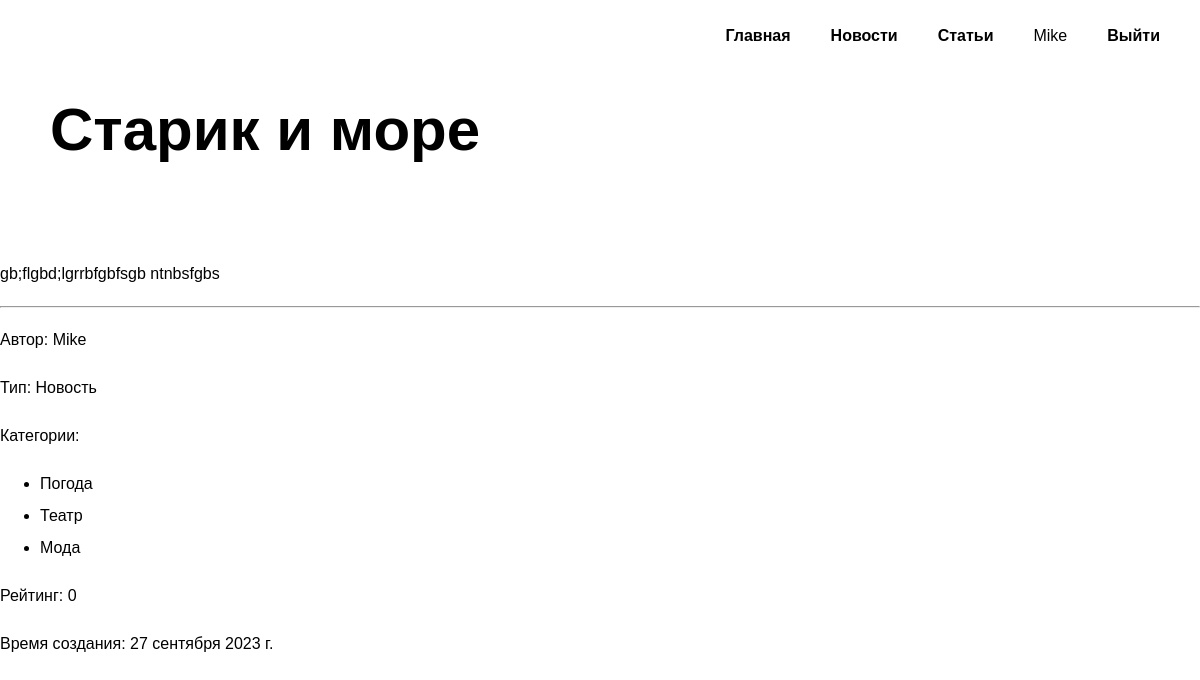
Page /news/starik-i-more/ (signed in) on the committed database.
### mainapp/models.py (models this page shows, shortened)
class Post(models.Model):
    STATYA = "St"
    NOVOST = "Nv"
    POST_TYPE_CHOICES = [
        (STATYA, "Статья"),
        (NOVOST, "Новость"),
    ]
    author = models.ForeignKey(Author, on_delete=models.CASCADE, related_name='author_post', verbose_name='Автор')
    type = models.CharField(max_length=2, choices=POST_TYPE_CHOICES, default=NOVOST, verbose_name='Тип поста')
    time_created = models.DateTimeField(auto_now_add=True, verbose_name='Время создания')
    category = models.ManyToManyField(Category, through="PostCategory", verbose_name='Категория')
    title = models.CharField(max_length=255, verbose_name='Название')
    text = models.TextField(verbose_name='Текст')
    rating = models.IntegerField(default=0, verbose_name='Рейтинг')
    slug = models.SlugField(max_length=255, unique=True, db_index=True, verbose_name="URL")
    class Meta:
        verbose_name = 'Пост'
        verbose_name_plural = 'Посты'
    def get_category_list(self):
        queryset_category = self.category.values()
        return [i['name'] for i in queryset_category]

class Author(models.Model):
    user = models.OneToOneField(User, on_delete=models.CASCADE, verbose_name='Пользователь')
    rating = models.IntegerField(default=0, verbose_name='Рейтинг')
    def __str__(self):
        return str(self.user)
    class Meta:
        verbose_name = 'Автор'
        verbose_name_plural = 'Авторы'

class Category(models.Model):
    name = models.CharField(max_length=100, unique=True, verbose_name='Категория')
    slug = models.SlugField(max_length=255, unique=True, db_index=True, verbose_name="URL")
    class Meta:
        verbose_name = 'Категория'
        verbose_name_plural = 'Категории'

### mainapp/views.py (the view, shortened to what this page needs)
# urls.py: path('news/<slug:post_slug>/', ShowPost.as_view(), name='post'),
class ShowPost(DetailView):
    model = Post
    template_name = 'mainapp/post-page.html'
    slug_url_kwarg = 'post_slug'
    context_object_name = 'post'
    def get_context_data(self, *, object_list=None, **kwargs):
        context = super().get_context_data(**kwargs)
        context['menu'] = menu
        context['title'] = 'Новость'
        return context

### mainapp/templatetags/custom_filters.py (called while the page is built)
@register.filter()
def bad_words(text_string):
    res = []
    try:
        for word in text_string.split():
            if word.lower().strip(punctuation) in bad_words2:
                if word[-1] in punctuation:
                    word = word[0] + '*' * (len(word) - 2) + word[-1]
                else:
                    word = word[0] + '*' * (len(word) - 1)
            res.append(word)
    except Exception:
        print("Oops! That was no string. Try again...")
    return ' '.join(res)

### mainapp/templates/mainapp/post-page.html (shortened to what this page needs)
{% extends 'mainapp/base.html' %}
{% load custom_filters %}
{% load static %}
{% block extrastyle %}
<link rel="stylesheet" href="{% static 'mainapp/css/post-page-style.css' %}">
{% endblock %}
{% block main %}
<main class="main-page">
		<div class="container">
		<h1 class="heading">{{ post.title|bad_words }}</h1>
		</div>
	</main>
{% endblock main %}
{% block content %}
<section class="post-page">
 	<p class="post-content">{{ post.text|bad_words }}</p>
</section>
    <hr>
<section class="post-page">
 	<p class="post-content">Автор: {{ post.author }}</p>
 	<p class="post-content">Тип: {{ post.get_type_display }}</p>
 	<p class="post-content">Категории:</p>
		<ul>
		{% for cat in  post.get_category_list %}
			<li>{{ cat }}</li>
		{% endfor %}
		</ul>
 	<p class="post-content">Рейтинг: {{ post.rating }}</p>
 	<p class="post-content">Время создания: {{ post.time_created|date:"DATE_FORMAT" }}</p>
</section>
{% endblock %}

### mainapp/templates/mainapp/base.html (shortened to what this page needs)
{% load static %}
<!DOCTYPE html>
<html lang="en">
<head>
    <link rel="stylesheet" type="text/css" href="{% static 'mainapp/css/home-style.css' %}">
	{% block extrastyle %}
	{% endblock %}
</head>
<body>
    <header class="page-header">
		<nav>
			<ul class="menu">
				{% for m in menu %}
					<li><a href="{% url m.url_name %}">{{m.title}}</a></li>
				{% endfor %}
				{% if user.is_authenticated %}
					<li><span>{{ user.username }}</span></li>
					<li><a href="{% url 'account_logout' %}">Выйти</a></li>
				{% else %}
					<li><a href="{% url 'account_login' %}">Вход</a></li>
					<li><a href="{% url 'account_signup' %}">Регистрация</a></li>
				{% endif %}
			</ul>
		</nav>
	</header>
	{% block main %}{% endblock main %}
	{% block content %}
	{% endblock %}
</body>
</html>

### static/mainapp/css/home-style.css (style rules this page uses)
*,*:before,*:after { -moz-box-sizing: border-box; -webkit-box-sizing: border-box; box-sizing: border-box; }
body { margin: 0; min-width: 960px; font-family: "Montserrat", "Helvetica", "Arial", sans-serif; font-size: 16px; line-height: 32px; background-image: url("../images/news_1.jpg"); background-repeat: no-repeat; background-position: top center; }
a { text-decoration: none; color: black; font-weight: 600; }
.page-header { margin-bottom: 180px; }
.menu { max-width: 1440px; margin:0 auto; margin-top: 20px; display: flex; justify-content: flex-end; list-style-type: none; }
li { margin-right: 40px; }
.heading { margin: 0 0 24px; font-size: 60px; line-height: 96px; }
.main-page { margin-bottom: 480px; }
.main-page .container { max-width: 1440px; margin:0 auto; padding-left: 50px; }

### static/mainapp/css/post-page-style.css (style rules this page uses)
body { background-image: url("../images/news_2.jpg"); font-family: "Montserrat", "Helvetica", "Arial", sans-serif; font-size: 16px; line-height: 32px; }
.page-header { margin-bottom: 30px; }
.heading { margin: 0 0 24px; font-size: 60px; line-height: 96px; }
.main-page { margin-bottom: 80px; }

### rows in the picture
Post: title|bad_words "Старик и море", text|bad_words "gb;flgbd;lgrrbfgbfsgb ntnbsfgbs", author "Mike", type "Новость", rating "0", time_created "27 сентября 2023 г."
Category: get_category_list "Погода"
Category: get_category_list "Театр"
Category: get_category_list "Мода"

### other values in the picture
{{ m.title }} "Главная" "Новости" "Статьи"
{{ user.username }} "Mike"
